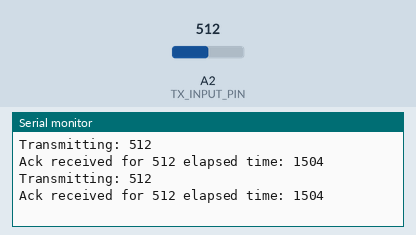
Simulated run of this program. Board: Arduino Uno, built with avr-gcc and run on an emulated ATmega328P. On the bench: the last lines printed to the serial monitor. The inputs (shaded band) are chosen by the test bench; at power-on: A2 (TX_INPUT_PIN) = 512. No radio packets arrive unless stated.

Above: at 1.8 s.
1.9 s: A2 (TX_INPUT_PIN) set to 716
At 2.7 s:
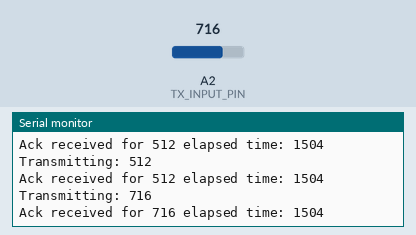
3.4 s: A2 (TX_INPUT_PIN) set to 900
At 4.4 s:
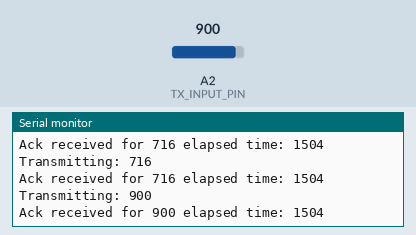
Timing chart, 0 to 6.4 s (numbered marks = the images above; inputs shaded):
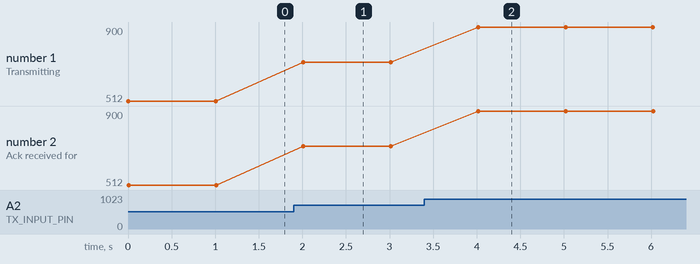

The program:

main.cpp
```cpp
#include <Arduino.h>
#include <SPI.h>
#include <RF24.h>
#include <nRF24L01.h>

#define CE_TX 9
#define CSN_TX 10
RF24 TxRadio(CE_TX,CSN_TX);

const uint64_t radioAddress = 0xB00B1E5000LL;

#define TX_INPUT_PIN A2

void setup() {
	TxRadio.begin();
	TxRadio.setAutoAck(1);
	TxRadio.setRetries(5,15);
	TxRadio.openWritingPipe(radioAddress);
	TxRadio.stopListening();
	TxRadio.printDetails();

	Serial.begin(115200);
}

void loop() {
	unsigned int input = analogRead(TX_INPUT_PIN);

	Serial.print("Transmitting: ");
	Serial.println(input);

	unsigned long startTime = micros();

	if(TxRadio.write(&input,sizeof(input))){
		unsigned int elapsedTime = micros() - startTime;

		Serial.print("Ack received for ");
		Serial.print(input);
		Serial.print(" elapsed time: ");
		Serial.println(elapsedTime);
	}else{
		Serial.print("Failed transmission of ");
		Serial.println(input);
	}


	delay(1000);
}
```

Measured:
- after the input at 1.9 s, the serial monitor: prints a new line after 0.11 s (image 1)
- after the input at 3.4 s, the serial monitor: prints a new line after 0.62 s (image 2)
- plotted number 1: 512 → 716 after the input at 1.9 s, 716 → 900 after the input at 3.4 s
- plotted number 2: 512 → 716 after the input at 1.9 s, 716 → 900 after the input at 3.4 s
